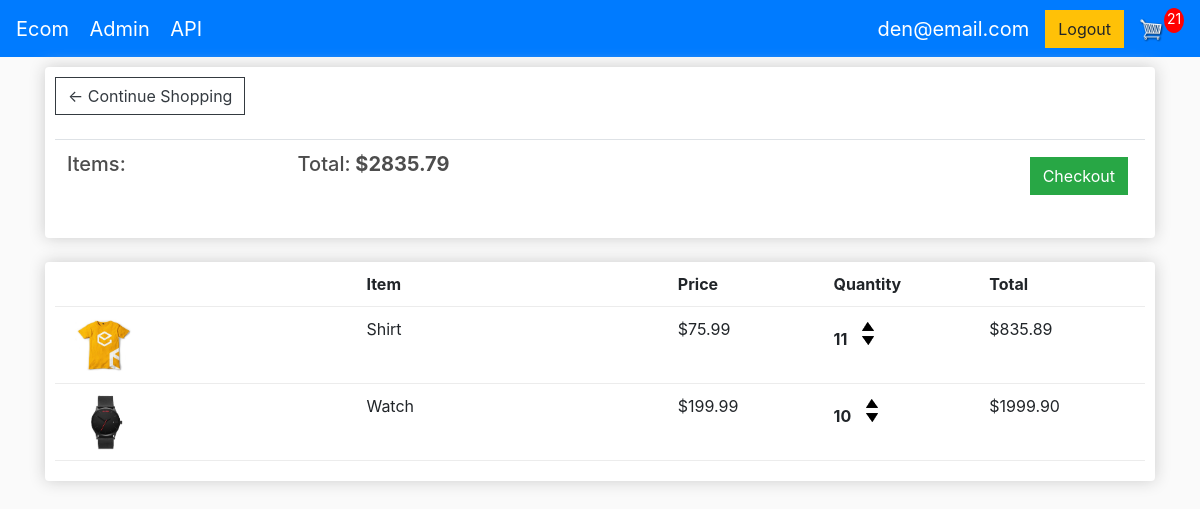
Screenshot of /cart/ (signed in) with the database file from the repository.
### users/models.py (models this page shows, shortened)
class User(AbstractBaseUser, PermissionsMixin):
    email = models.EmailField(unique=True, null=True)
    is_staff = models.BooleanField(
        'staff status',
        default=False,
        help_text='Designates whether the user can log into this site.',
    )
    USERNAME_FIELD = 'email'
    objects = MyUserManager()
    def __str__(self):
        return self.email

### store/models.py (models this page shows)
class CartModel(models.Model):
    user = models.ForeignKey(User, on_delete=models.SET_NULL, null=True, blank=True)

class CartItemModel(models.Model):
    product = models.ForeignKey(ProductModel, on_delete=models.CASCADE, related_name="cart_items", default=None,
                                blank=True)
    cart = models.ForeignKey(CartModel, on_delete=models.CASCADE, related_name="cart_items", default=None, blank=True)
    quantity = models.IntegerField(default=0)

class ProductModel(models.Model):
    price = models.FloatField()
    main_image = models.ImageField(upload_to=get_image_subdirectory_for_item_images)
    title = models.CharField(max_length=50)
    sku = models.CharField(max_length=20, unique=True)
    is_digital = models.BooleanField(default=False)

### store/views.py (the view)
# urls.py: path('cart/', views.cart, name='cart'),
def cart(request):
    cart = Cart(request.user, session=request.session)
    context = {
        'cart': cart
    }
    return render(request, 'store/cart.html', context)

### shop/services/сart.py (called while the page is built)
    @property
    def cart_item_price(self) -> float:
        return self.product.price * self.quantity

    def get_total_price(self) -> float:
        return sum([item.cart_item_price for item in self.get_items()])

    def get_amount_of_items(self) -> int:
        return sum([item.quantity for item in self.get_items()])

    def get_items(self) -> List[CartItem]:
        return [CartItem(
            product=model.product,
            quantity=model.quantity)
            for model in self._cart_model.cart_items.all()]

    def get_items(self) -> List[CartItem]:
        return self._storage.get_items()

    @property
    def total_price(self) -> float:
        return self._storage.get_total_price()

    @property
    def amount_of_items(self) -> int:
        return self._storage.get_amount_of_items()

### templates/store/cart.html (shortened to what this page needs)
{% extends 'store/base.html' %}
{% load static %}
{% block body %}
	<div class="row">
		<div class="col-lg-12">
			<div class="box-element">
				<a  class="btn btn-outline-dark" href="{% url 'store' %}">&#x2190; Continue Shopping</a>
				<br>
				<br>
				<table class="table">
					<tr>
						<th><h5>Items: <strong>{{cart.get_amount_of_items}}</strong></h5></th>
						<th><h5>Total:<strong> ${{cart.total_price|floatformat:2}}</strong></h5></th>
						<th>
							<a  style="float:right; margin:5px;" class="btn btn-success" href="{% url 'checkout' %}">Checkout</a>
						</th>
					</tr>
				</table>
			</div>
			<br>
			<div class="box-element">
				<div class="cart-row">
					<div style="flex:2"></div>
					<div style="flex:2"><strong>Item</strong></div>
					<div style="flex:1"><strong>Price</strong></div>
					<div style="flex:1"><strong>Quantity</strong></div>
					<div style="flex:1"><strong>Total</strong></div>
				</div>
				{% for  item in cart.get_items %}
				<div class="cart-row">
					<div style="flex:2"><img class="row-image" src=" {{item.product.main_image.url}}"></div>
					<div style="flex:2"><p>{{item.product.title}}</p></div>
					<div style="flex:1"><p>${{item.product.price|floatformat:2}}</p></div>
					<div style="flex:1">
						<p class="quantity">{{item.quantity}}</p>
						<div class="quantity">
							<img data-SKU="{{item.product.sku}}" data-action="add" class="chg-quantity update-cart" src="{% get_media_prefix %}arrow-up.png">
							<img data-SKU="{{item.product.sku}}" data-action="remove" class="chg-quantity update-cart" src="{% get_media_prefix %}arrow-down.png">
						</div>
					</div>
					<div style="flex:1"><p>${{item.cart_item_price|floatformat:2}}</p></div>
				</div>
				{% endfor %}
			</div>
		</div>
	</div>
{% endblock %}

### templates/store/base.html (shortened to what this page needs)
<!DOCTYPE html>
<html lang="en">
{% load static %}
<head>
    <title>{% block title %}{% endblock %}</title><link rel="stylesheet" href="https://stackpath.bootstrapcdn.com/bootstrap/4.5.0/css/bootstrap.min.css">
    <link rel="stylesheet" href="{% static 'css/main.css' %}">
</head>
<body>
	<nav class="navbar navbar-dark bg-primary">
    <div class="justify-content-start">
        <a class="navbar-brand" href="{% url 'store' %}">Ecom</a>
        {% if user.is_authenticated and user.is_staff %}
	        <a class="navbar-brand" href="{% url 'admin:index' %}">Admin</a>
            <a class="navbar-brand" href="api/">API</a>
        {% endif %}
    </div>
	    <div class="form-inline my-2 my-lg-0">
            {% if user.is_authenticated %}
                <span class="navbar-brand">{{ user.email }}</span>
	     	    <a href="{% url 'account_logout' %}" class="btn btn-warning">Logout</a>
            {% else %}
                <a href="{% url 'account_login' %}" class="btn btn-warning">Login</a>
            {% endif %}
	     	<a href="{% url 'cart' %}">
	    		<img id="cart-icon" src="{% get_media_prefix %}cart.png" alt="cart">
	    	</a>
	    	<p id="cart-total">{{ cart.amount_of_items }}</p>
	    </div>
	</nav>
    <div class="container">
        {% block body %}
        {% endblock body %}
    </div>
</body>
</html>

### static/css/main.css (style rules this page uses)
body { background-color: hsl(0, 0%, 98%); }
h1,h2,h3,h4,h5,h6 { color:hsl(0, 0%, 30%); }
.box-element { box-shadow:hsl(0, 0%, 80%) 0 0 16px; background-color: #fff; border-radius: 4px; padding: 10px; }
#cart-icon { width:25px; display: inline-block; margin-left: 15px; }
#cart-total { display: block; text-align: center; color:#fff; background-color: red; width: 20px; height: 25px; border-radius: 50%; font-size: 14px; }
.col-lg-4, .col-lg-6, .col-lg-8, .col-lg-12 { margin-top: 10px; }
.btn { border-radius: 0; }
.row-image { width: 100px; }
.cart-row { display: flex; align-items: stretch; padding-bottom: 10px; margin-bottom: 10px; border-bottom: 1px solid #ececec; }
.quantity { display: inline-block; font-weight: 700; padding-right:10px; }
.chg-quantity { width: 12px; cursor: pointer; display: block; margin-top: 5px; transition:.1s; }

### rows the page displays
User: email "den@email.com"
CartModel: amount_of_items "21", total_price "2835.79"
ProductModel: product.main_image (picture), product "Shirt", product.price "75.99", cart_item_price "835.89"
ProductModel: product.main_image (picture), product "Watch", product.price "199.99", cart_item_price "1999.90"

### other values shown
{{ item.quantity }} "11" "10"
